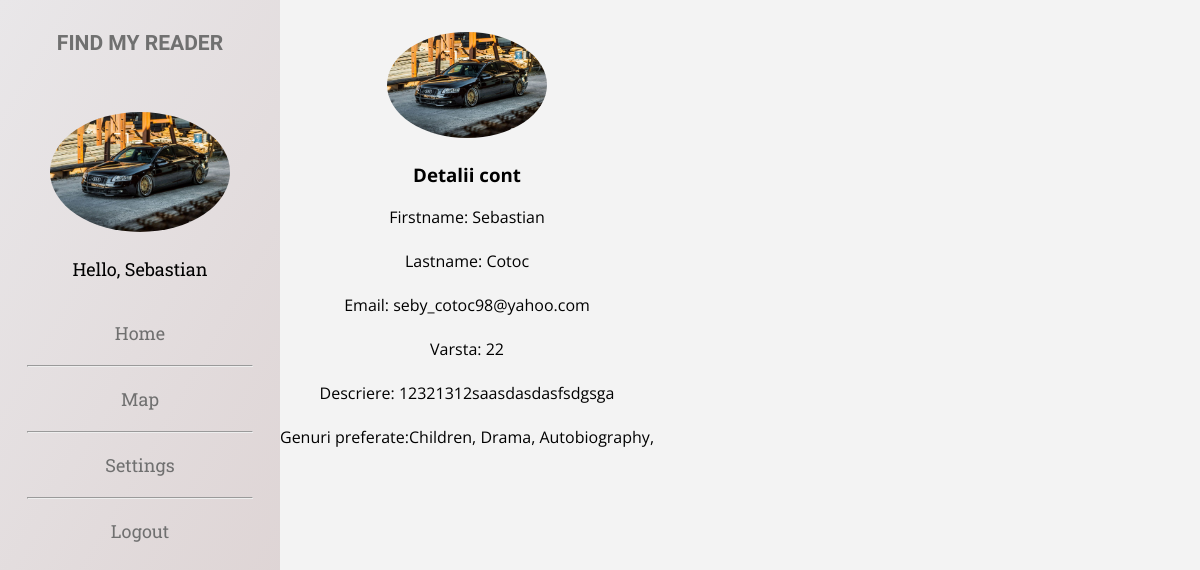
Page /profile.php?email=seby_cotoc98@yahoo.com (signed in) on the committed database.
### tables this page shows
CREATE TABLE `users` (
  `id` int(11) NOT NULL,
  `email` varchar(100) NOT NULL,
  `password` varchar(200) NOT NULL,
  `firstname` varchar(50) NOT NULL,
  `lastname` varchar(50) NOT NULL,
  `avatar` varchar(200) NOT NULL DEFAULT 'basic.jpg',
  `data_nasterii` date DEFAULT NULL,
  `description` varchar(500) DEFAULT NULL,
  `google_account` varchar(100) DEFAULT NULL,
  `last_latitude` double DEFAULT NULL,
  `last_longitude` double DEFAULT NULL
);

CREATE TABLE `genres_users` (
  `email` varchar(100) NOT NULL,
  `denumire` varchar(50) NOT NULL
);

### session.php (called while the page is built, shortened)
<?php
$email = $_SESSION['email'];
include('Includere/connection.php');
$sql = "SELECT * FROM `users` WHERE `email`='$email'";
$datas = $dbh->query($sql);
$count = $datas->rowCount();
if ($count == 1)
{
    if($datas !== false)
    {
        foreach($datas as $row)
        {
			$firstname = $row['firstname'];
			$avatar = $row['avatar'];
		}
	}
}
?>

### profile.php (the view, shortened to what this page needs)
<?php
include("session.php");
$c_email = $_GET['email'];
include('Includere/connection.php');
$sql = "SELECT * FROM `users` WHERE `email`='$c_email'";
$datas = $dbh->query($sql);
$count = $datas->rowCount();
if ($count == 1)
{
	if($datas !== false)
	{
		foreach($datas as $row)
		{
			$c_firstname = $row['firstname'];
			$c_lastname = $row['lastname'];
			$c_avatar = $row['avatar'];
			$c_description = $row['description'];
			$c_birthday = $row['data_nasterii'];
		}
	}
}
?>
<!DOCTYPE html>
<html>
    <head>
	<link rel="stylesheet" href="stylesheets/style.css">
</head>
	<body>
		<?php include('menu.php'); ?>
		<div class="right-side">
		<center>
			<div class="avatarprofile">
				<img src="<?php echo "images/avatars/".$c_avatar; ?>" alt="">
			</div>
			<h3>Detalii cont</h3>
			<p>
				Firstname: <?php echo $c_firstname;?><br><br>
				Lastname: <?php echo $c_lastname;?><br><br>
				Email: <?php echo $c_email;?><br><br>
				<?php if ($c_birthday){ ?>
				Varsta: <?php
				$dob = strtotime(str_replace("/","-",$c_birthday));
				$tdate = time();
				$c_age = 0;
				while( $tdate > $dob = strtotime('+1 year', $dob))
				{
					++$c_age;
				}
				echo "$c_age";
				?><br><br>
				<?php } ?>
				<?php if ($c_description){ ?>
				Descriere: <?php echo $c_description; ?><br><br>
				<?php } ?>
				<?php
				include('Includere/connection.php');
				$sql = "SELECT * FROM `genres_users` WHERE `email` = '$c_email'";
				$datas = $dbh->query($sql);
				$count = $datas->rowCount();
				if ($count >= 1)
				{
					echo "Genuri preferate:";
					if($datas !== false)
					{
						foreach($datas as $row)
						{
							$den = $row['denumire'];
							echo $den;
							echo ", ";
						}
					}
					echo "<br><br>";
				}
				?>
			</p>
		</center>
		</div>
	</body>
</html>

### menu.php
<div class="menu" id='menu'>
	<h3>Find my reader</h3>
	<div class="avatarprofile">
		<img src="<?php echo "images/avatars/".$avatar; ?>" alt="">
	</div>
	<p>Hello,
		<?php echo $firstname;?>
	</p>
	<a href="home.php">Home</a>
	<hr><a href="map.php">Map</a>
	<hr><a href="settings.php">Settings</a>
	<hr id="logouthr"><a href="logout.php" id="logout">Logout</a>
</div>

### stylesheets/style.css (style rules this page uses)
body { margin: 0; padding: 0; font-family: 'Open Sans', sans-serif; display: flex; flex-direction: row; top: 0; bottom: 0; height: 100vh; width: auto; background-color: #f3f3f3; overflow: hidden; }
.menu { width: 35vh; background: rgb(233,231,233); background: linear-gradient(120deg, rgba(233,231,233,1), rgba(220,209,209,1) 100%); text-align: center; font-family: 'Roboto Slab', serif; font-size: 18px; position: sticky; height: auto; position: -webkit-sticky; top: 0; }
.menu h3, .setarimenu h3 { color: #707070; font-family: 'Raleway', sans-serif; margin-top: 30px; text-transform: uppercase; }
hr { width: 80%; color: #707070; text-decoration: none; margin-top: 20px; margin-bottom: 20px; }
.menu a { color: #707070; text-decoration: none; }
.menu p { margin-top: 20px; margin-bottom: 40px; }
.avatarprofile { border-bottom-left-radius: 10px; }
.avatarprofile img { border-radius: 50%; margin-top: 2em; width: 10em; height: auto; }

### rows in the picture
users: avatar (picture), firstname "Sebastian", lastname "Cotoc", description "12321312saasdasdasfsdgsga"
genres_users: denumire "Children"
genres_users: denumire "Drama"
genres_users: denumire "Autobiography"

### other values in the picture
$c_email "seby_cotoc98@yahoo.com"
$c_age "22"
